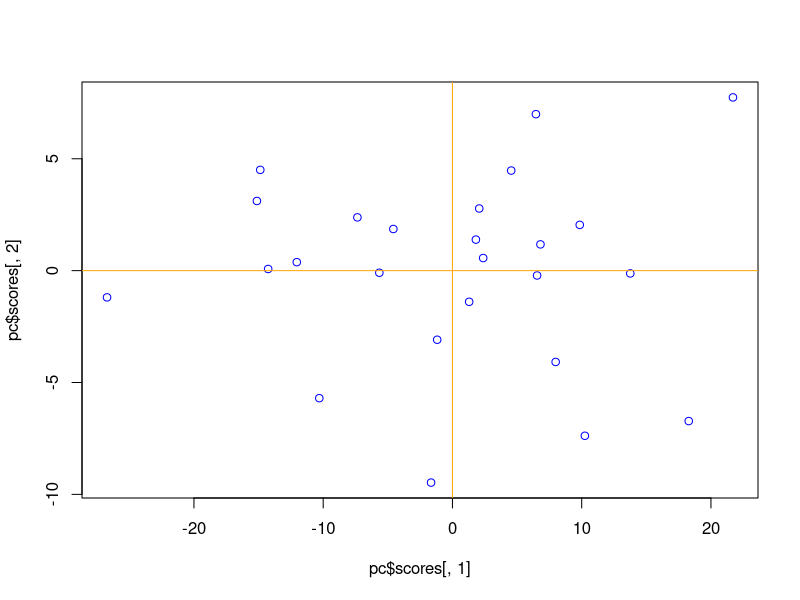

Reproduce this figure in R.
#example 1:
#install.packages("calibrate")
library(calibrate)
data("heads")
data<-heads[,1:2]
tail(data,4)
apply(data ,2,mean)
r=cor(data)
s=cov(data)
eigen(s)
eigen(r)
pc<-princomp(data , scores = T , cor=FALSE)
summary(pc)
pc$loadings
plot(pc$scores[,1],pc$scores[,2] ,col="blue")
#plot(pc$scores ,col="blue")
abline(h=0 , v=0 , col="orange")
